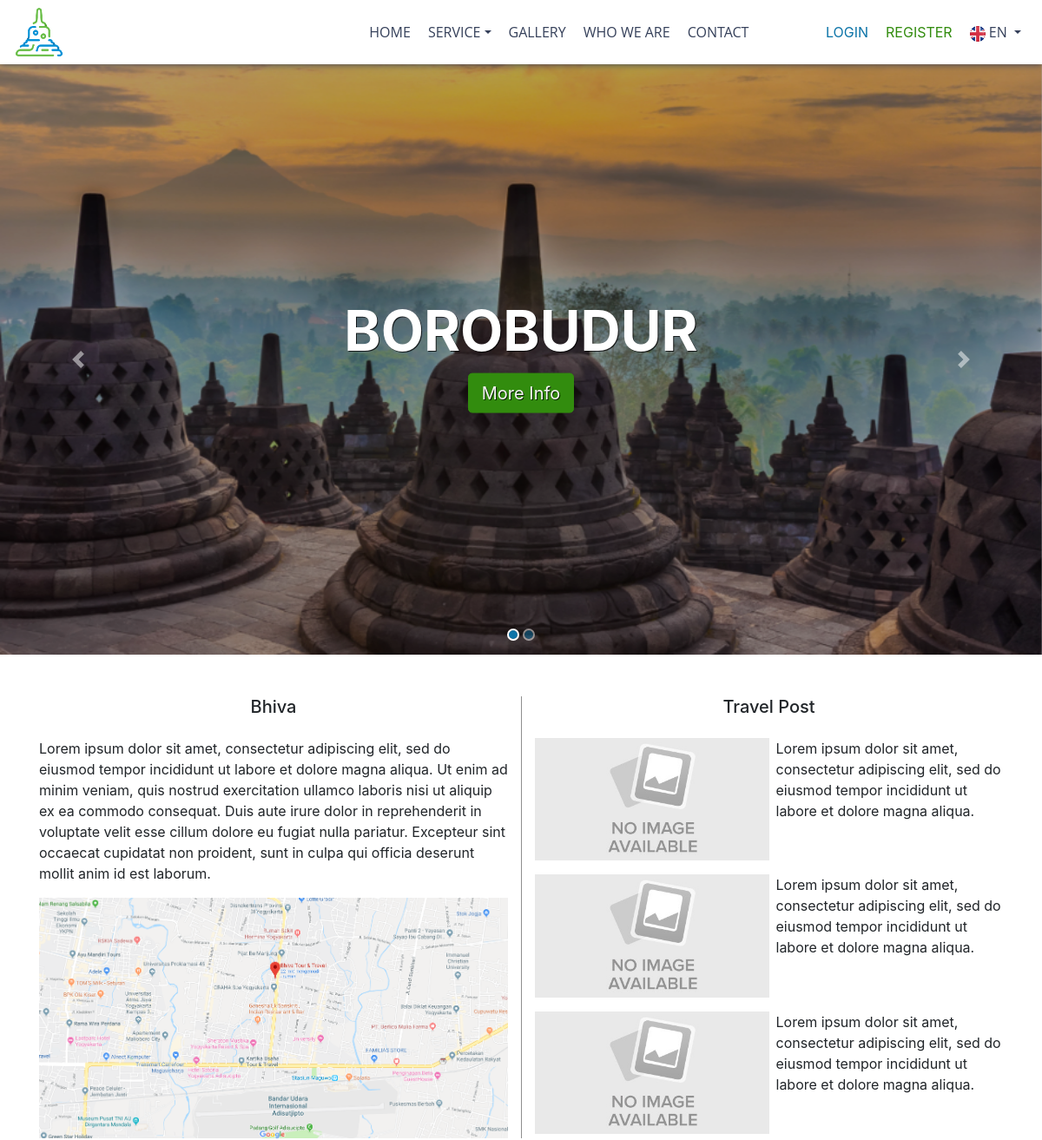
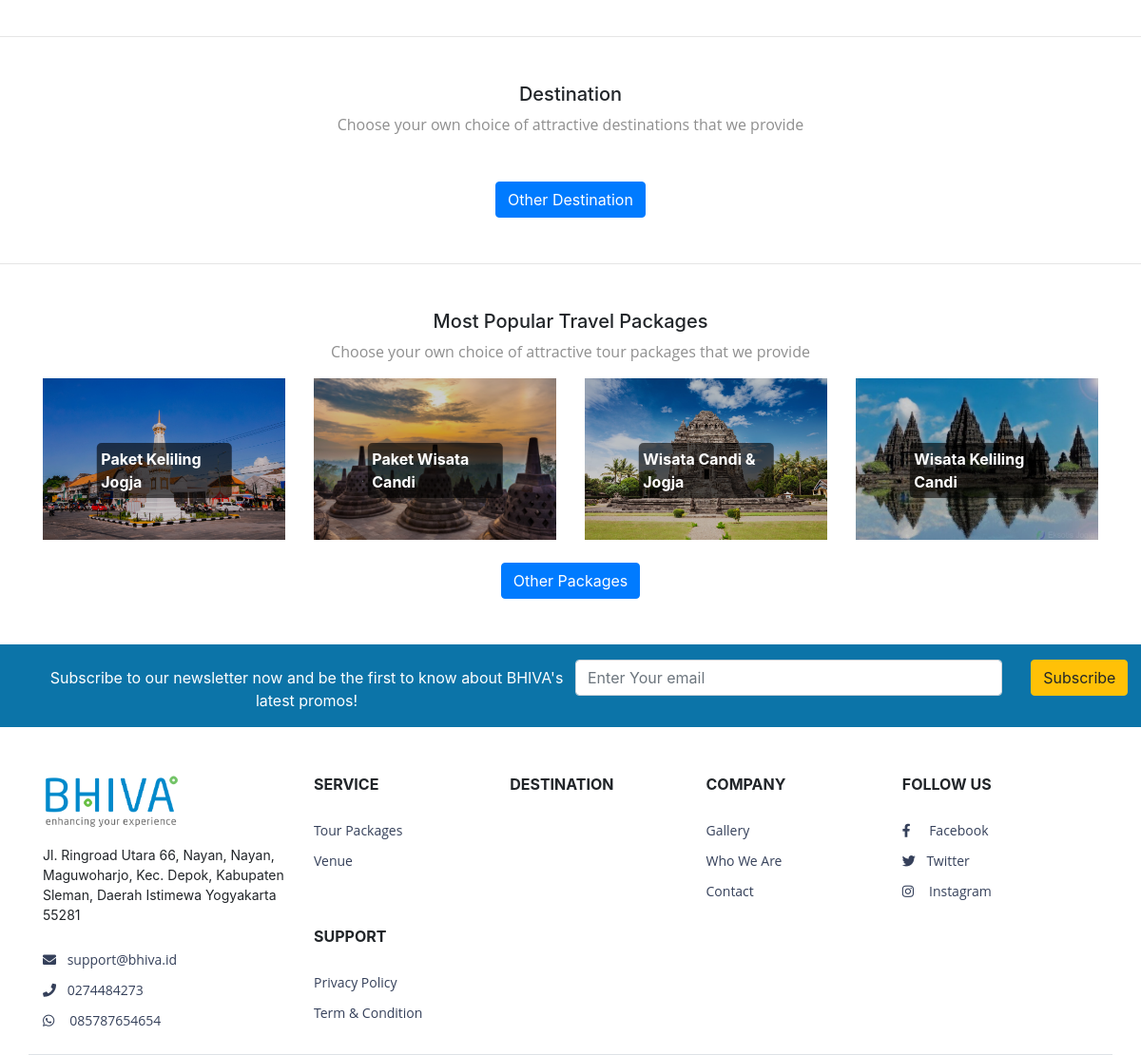
The page / on the database its author committed (2 pictures, top to bottom).
### tables this page shows
CREATE TABLE `core_key_text` (
  `keytext_key_id` bigint(20) DEFAULT NULL,
  `keytext_lang_code` varchar(5) DEFAULT NULL,
  `keytext_text` text,
  `insert_user_id` bigint(20) DEFAULT NULL,
  `insert_datetime` datetime DEFAULT NULL,
  `update_user_id` bigint(20) DEFAULT NULL,
  `update_datetime` datetime DEFAULT NULL,
  KEY `keytext_lang_code` (`keytext_lang_code`),
  KEY `keytext_key_id` (`keytext_key_id`),
  CONSTRAINT `core_key_text_ibfk_2` FOREIGN KEY (`keytext_lang_code`) REFERENCES `core_lang` (`lang_code`),
  CONSTRAINT `core_key_text_ibfk_3` FOREIGN KEY (`keytext_key_id`) REFERENCES `core_key` (`key_id`) ON DELETE CASCADE ON UPDATE CASCADE
);

CREATE TABLE `core_lang` (
  `lang_code` varchar(5) NOT NULL,
  `lang_name` varchar(250) DEFAULT NULL,
  `lang_icon` text COMMENT 'file upload',
  `insert_user_id` bigint(20) DEFAULT NULL,
  `insert_datetime` datetime DEFAULT NULL,
  `update_user_id` bigint(20) DEFAULT NULL,
  `update_datetime` datetime DEFAULT NULL,
  PRIMARY KEY (`lang_code`)
);

CREATE TABLE `cms_slider_text` (
  `slidertext_slider_id` int(11) DEFAULT NULL,
  `slidertext_lang` varchar(5) DEFAULT NULL,
  `slidertext_title_link` varchar(250) DEFAULT NULL,
  `slidertext_title` varchar(250) DEFAULT NULL,
  `slidertext_text` text,
  KEY `slidertext_slider_id` (`slidertext_slider_id`),
  KEY `slidertext_lang` (`slidertext_lang`),
  CONSTRAINT `cms_slider_text_ibfk_1` FOREIGN KEY (`slidertext_slider_id`) REFERENCES `cms_slider` (`slider_id`) ON DELETE CASCADE ON UPDATE CASCADE
);

CREATE TABLE `cms_greeting_text` (
  `greetingtext_greeting_id` tinyint(1) DEFAULT NULL,
  `greetingtext_lang` varchar(5) DEFAULT NULL,
  `greetingtext_text` text,
  KEY `whowearetext_whoweare_id` (`greetingtext_greeting_id`),
  KEY `whowearetext_lang` (`greetingtext_lang`),
  CONSTRAINT `cms_greeting_text_ibfk_1` FOREIGN KEY (`greetingtext_greeting_id`) REFERENCES `cms_greeting` (`greeting_id`) ON DELETE CASCADE ON UPDATE CASCADE
);

CREATE TABLE `mst_tourpackages` (
  `tourpackages_id` int(11) NOT NULL AUTO_INCREMENT,
  `tourpackages_base_price_local` decimal(20,2) DEFAULT NULL COMMENT 'harga (perorang) jika tiidak ada harga terjadwal yg di set',
  `tourpackages_base_price_foreign` decimal(20,2) DEFAULT NULL COMMENT 'harga (perorang) jika tiidak ada harga terjadwal yg di set',
  `tourpackages_is_rating_manual` tinyint(1) DEFAULT NULL COMMENT '0=no, 1=yes',
  `tourpackages_rating_manual` varchar(4) DEFAULT NULL COMMENT '1,2,3,4,5 (bintang) manual',
  `tourpackages_total_rater_manual` tinyint(11) DEFAULT NULL COMMENT 'jumlah penilai manual',
  `tourpackages_status` tinyint(1) DEFAULT NULL COMMENT '0=not active, 1=active',
  `insert_user_id` bigint(20) DEFAULT NULL,
  `insert_datetime` datetime DEFAULT NULL,
  `update_user_id` bigint(20) DEFAULT NULL,
  `update_datetime` datetime DEFAULT NULL,
  PRIMARY KEY (`tourpackages_id`)
);

CREATE TABLE `cms_contact` (
  `contact_id` tinyint(1) NOT NULL AUTO_INCREMENT COMMENT 'id harus selalu 1',
  `contact_address` text,
  `contact_email` varchar(250) DEFAULT NULL,
  `contact_phone` varchar(16) DEFAULT NULL,
  `contact_wa` varchar(16) DEFAULT NULL,
  `contact_fb` varchar(250) DEFAULT NULL,
  `contact_ig` varchar(250) DEFAULT NULL,
  `contact_twitter` varchar(250) DEFAULT NULL,
  `contact_img_maps` text,
  `contact_link_maps` text,
  `insert_user_id` bigint(20) DEFAULT NULL,
  `insert_datetime` datetime DEFAULT NULL,
  `update_user_id` bigint(20) DEFAULT NULL,
  `update_datetime` datetime DEFAULT NULL,
  PRIMARY KEY (`contact_id`)
);

CREATE TABLE `cms_service_text` (
  `servicetext_service_id` int(11) DEFAULT NULL,
  `servicetext_lang` varchar(5) DEFAULT NULL,
  `servicetext_name` varchar(250) DEFAULT NULL,
  `servicetext_text` text,
  KEY `servicetext_service_id` (`servicetext_service_id`),
  KEY `servicetext_lang` (`servicetext_lang`),
  CONSTRAINT `cms_service_text_ibfk_1` FOREIGN KEY (`servicetext_service_id`) REFERENCES `cms_service` (`service_id`) ON DELETE CASCADE ON UPDATE CASCADE
);

### application/views/home.php (the view, shortened to what the rows shown need)
<!DOCTYPE html>
<html>
		<?php
			$this->load->view('header');
		?>
		<div>
			<div id="carouselExampleIndicators" class="carousel fade-carousel slide" data-ride="carousel">
				<ol class="carousel-indicators">
				<?php
				if(!empty($slider)){
					foreach ($slider as $key => $value) {
				?>
					<li data-target="#carouselExampleIndicators" data-slide-to="<?php echo $key;?>" <?php echo (($key==0) ? 'class="active"' : ''); ?>></li>
				<?php
					}
				}
				?>
				</ol>
				<div class="carousel-inner">
				<?php
				if(!empty($slider)){
					foreach ($slider as $key => $value) {
				?>
					<div class="carousel-item <?php echo (($key==0) ? 'active' : ''); ?> slides">
						<div class="slide" style="background-image: url('<?php echo base_url().$value->img;?>')"></div>
						<div class="hero">
							<hgroup>
								<h1><?php echo $value->title;?></h1>
							</hgroup>
							<a class="btn btn-hero btn-lg" href="<?php echo $value->link; ?>"><?php echo $value->title_link;?></a>
						</div>
					</div>
				<?php
					}
				}
				?>
				</div>
			</div>
			<div class="container pt-5">
				<div class="row">
					<div class="col-md-6 col-sm-12 mb-3 text-left">
						<h5 class="text-center mb-4"><?php echo MultiLang('bhiva'); ?></h5>
						<?php echo $greeting->text;?>
						<?php if(!empty($greeting->img)){ ?>
						<div class="mt-3">
							<?php if(!empty($greeting->link_img)){ ?>
							<a href="<?php echo $greeting->link_img;?>" target="_blank">
							</a>
							<?php }else{ ?>
								<img class="d-block w-100" src="<?php echo base_url().$greeting->img;?>" alt="">
							<?php } ?>
						</div>
						<?php } ?>
					</div>
					<div class="col-md-6 col-sm-12 mb-3 text-left" style="border-left: 1px solid #8f8f8f">
						<h5 class="text-center mb-4"><?php echo MultiLang('travel_post'); ?></h5>
						<div class="mt-3" style="display: flex;" >
							<img class="d-block w-50 h-50" src="<?php echo base_url().'files/images/contact/no-image-available.jpg';?>" alt="">
							<p class="ml-2">Lorem ipsum dolor sit amet, consectetur adipiscing elit, sed do eiusmod tempor incididunt ut labore et dolore magna aliqua.</p>
						</div>
						<div class="mt-3" style="display: flex;" >
							<img class="d-block w-50 h-50" src="<?php echo base_url().'files/images/contact/no-image-available.jpg';?>" alt="">
							<p class="ml-2">Lorem ipsum dolor sit amet, consectetur adipiscing elit, sed do eiusmod tempor incididunt ut labore et dolore magna aliqua.</p>
						</div>
						<div class="mt-3" style="display: flex;" >
							<img class="d-block w-50 h-50" src="<?php echo base_url().'files/images/contact/no-image-available.jpg';?>" alt="">
							<p class="ml-2">Lorem ipsum dolor sit amet, consectetur adipiscing elit, sed do eiusmod tempor incididunt ut labore et dolore magna aliqua.</p>
						</div>
					</div>
				</div>
			</div>
			<div class="col-sm-12 mt-5 mb-5">
				<div style="text-align: center;">
					<h5><?php echo MultiLang('destination'); ?></h5>
					<p class="text-grey-theme mt-1" style="font-size: 16px; color: #8f8f8f !important;"><?php echo MultiLang('text_home_destination'); ?></p>
				</div>
			</div>
			<div class="container mb-5">
				<div class="row text-center text-lg-left justify-content-center">
					<button type="button" class="btn btn-primary"><?php echo MultiLang('other_destination'); ?></button>
				</div>
			</div>
			<div class="col-sm-12 mt-5 mb-3">
				<div style="text-align: center;">
					<h5><?php echo MultiLang('text_most_popular_package_title'); ?></h5>
					<p class="text-grey-theme mt-1" style="font-size: 16px; color: #8f8f8f !important;"><?php echo MultiLang('text_most_popular_package'); ?></p>
				</div>
			</div>
			<div class="container mb-5">
				<div class="row text-center text-lg-left justify-content-center">
					<?php
					if(!empty($tourpackages)){
						foreach ($tourpackages as $key => $value) {
					?>
						<div class="col-lg-3 col-md-6 col-sm-12">
							<a href="#" class="d-block mb-4 h-100">
								<div class=" img-hover-zoom img-hover-zoom--brightness">
									<img class="img-fluid" src="<?php echo base_url().$value->img;?>" alt="">
									<span class="centered-text-img"><?php echo $value->name;?></span>
								</div>
							</a>
						</div>
					<?php
						}
					}
					?>
					<button type="button" class="btn btn-primary"><?php echo MultiLang('other_packages'); ?></button>
				</div>
			</div>
		</div>
		<?php
			$this->load->view('footer');
		?>
	</body>
</html>

### application/views/header.php (shortened to what the rows shown need)
<head>
	<link rel="stylesheet" href="assets/dist/css/bootstrap.min.css">
	<link rel="stylesheet" href="assets/fontawesome-free/css/all.min.css">
	<link href="assets/google-font.css" rel="stylesheet">
	<link rel="stylesheet" href="assets/dist/css/main.css">
	<link rel="stylesheet" href="assets/bootstrap-datepicker/bootstrap-datepicker.min.css">
	<link rel="stylesheet" href="assets/dist/css/ekko-lightbox.css">
</head>
<body>
<nav class="navbar navbar-expand-md sticky-top border-grey-theme-bottom" style="background-color: #ffffff;">
	<div class="collapse navbar-collapse" id="navbarMenu">
		<ul class="navbar-nav ml-auto text-uppercase">
			<li class="nav-item ml-1">
				<a href="<?php echo base_url();?>" class="nav-link font-navbar"><?php echo MultiLang('home'); ?></a>
			</li>
			<li class="nav-item ml-1 dropdown">
				<a href="#" class="nav-link dropdown-toggle font-navbar" id="navbarDropdown" role="button" data-toggle="dropdown" aria-haspopup="true" aria-expanded="false"><?php echo MultiLang('service'); ?></a>
			</li>
			<li class="nav-item ml-1">
				<a href="<?php echo base_url();?>gallery" class="nav-link font-navbar"><?php echo MultiLang('gallery'); ?></a>
			</li>
			<li class="nav-item ml-1">
				<a href="<?php echo base_url();?>whoweare" class="nav-link font-navbar"><?php echo MultiLang('who_we_are'); ?></a>
			</li>
			<li class="nav-item ml-1 mr-3">
				<a href="<?php echo base_url();?>contact" class="nav-link font-navbar"><?php echo MultiLang('contact'); ?></a>
			</li>
			<li class="nav-item ml-1">
				<a href="#" class="nav-link" style="color:#0C74A8"; data-toggle="modal" data-target="#modal_form_login"><?php echo MultiLang('login'); ?></a>
			</li>
			<li class="nav-item ml-1">
				<a href="#" class="nav-link" style="color:#328C0E"; data-toggle="modal" data-target="#modal_form_register"><?php echo MultiLang('register'); ?></a>
			</li>
			<li class="nav-item ml-1 dropdown">
				<a href="#" class="nav-link font-navbar dropdown-toggle" id="navbarDropdown" role="button" data-toggle="dropdown" aria-haspopup="true" aria-expanded="false">
					<img src="<?php echo $path_language.$lang_set->icon;?>" style="max-width:18px !important;" /> <?php echo $lang_set->code?>
				</a>
			</li>
		</ul>
	</div>
</nav>

### application/views/footer.php (shortened to what the rows shown need)
<form style="margin-top: 2rem !important;">
    <div class="form-row align-middle justify-content-center col-md-12"
        style="background-color: #0C74A8; padding-top:1rem; margin-left:0;">
        <div class="col-md-6 row justify-content-left text-center form-group" style="padding-top: 7px;">
            <span style="color: #ffffff;"><?php echo MultiLang('text_subscribe'); ?></span>
        </div>
        <div class="col-md-6 row">
            <div class="justify-content-center text-center col-md-10 form-group">
                <input class="form-control" id="subscribe" placeholder="<?php echo MultiLang('enter_your_email'); ?>" />
            </div>
            <div class="justify-content-center text-center col-md-2 form-group">
                <button type="button" class="btn btn-warning"><?php echo MultiLang('subscribe'); ?></button>
            </div>
        </div>
    </div>
</form>
<footer>
    <div class="container pt-5 border-bottom">
        <div class="row">
            <div class="col-md-3 col-sm-12 mb-3 text-left">
                <ul class="list-group mt-3">
                    <li class="list-group-item bg-transparent border-0 p-0 mb-2 font-footer" style="font-size: 14px;">
                        <?php echo $contact->address; ?>
                    </li>
                    <?php if(!empty($contact->email)){ ?>
                    <li class="list-group-item bg-transparent border-0 p-0 mb-2 font-footer">
                        <a href="javascript:void(0)"><i class="fas fa-envelope mr-2"></i> <?php echo $contact->email;?></a>
                    </li>
                    <?php } ?>
                    <?php if(!empty($contact->phone)){ ?>
                    <li class="list-group-item bg-transparent border-0 p-0 mb-2 font-footer">
                        <a href="javascript:void(0)"><i class="fas fa-phone mr-2"></i> <?php echo $contact->phone;?></a>
                    </li>
                    <?php } ?>
                    <?php if(!empty($contact->wa)){ ?>
                    <li class="list-group-item bg-transparent border-0 p-0 mb-2 font-footer">
                        <a href="javascript:void(0)"><i class="fab fa-whatsapp  mr-3"></i><?php echo $contact->wa;?></a>
                    </li>
                    <?php } ?>
                </ul>
            </div>
            <div class="col-md-9 col-sm-12">
                <div class="col-md-3 col-sm-6 col-6 p-0 float-left mb-3">
                    <div class="mb-4 text-uppercase font-footer font-weight-bold"><?php echo MultiLang('service'); ?></div>
                    <ul class="list-group">
                        <?php
                        if(!empty($service)){
                            foreach ($service as $key => $value) {
                        ?>
                        <li class="list-group-item bg-transparent border-0 p-0 mb-2 font-footer">
                            <a href="#"><?php echo $value->name?></a>
                        </li>
                        <?php
                            }
                        }
                        ?>
                    </ul>
                </div>
                <div class="col-md-3 col-sm-6 col-6 p-0 float-left mb-3">
                    <div class="mb-4 text-uppercase font-footer font-weight-bold"><?php echo MultiLang('destination'); ?></div>
                </div>
                <div class="col-md-3 col-sm-6 col-6 mb-3 p-0 float-left">
                    <div class="mb-4 text-uppercase font-footer font-weight-bold"><?php echo MultiLang('company'); ?></div>
                    <ul class="list-group">
                        <li class="list-group-item bg-transparent border-0 p-0 mb-2 font-footer">
                            <a href="<?php echo base_url();?>gallery"><?php echo MultiLang('gallery'); ?></a>
                        </li>
                        <li class="list-group-item bg-transparent border-0 p-0 mb-2 font-footer">
                            <a href="<?php echo base_url();?>whoweare"><?php echo MultiLang('who_we_are');?></a>
                        </li>
                        <li class="list-group-item bg-transparent border-0 p-0 mb-2 font-footer">
                            <a href="<?php echo base_url();?>contact"><?php echo MultiLang('contact'); ?></a>
                        </li>
                    </ul>
                </div>
                <div class="col-md-3 col-sm-6 col-6 mb-3 p-0 float-left">
                    <div class="mb-4 text-uppercase font-footer font-weight-bold"><?php echo MultiLang('follow_us_on'); ?></div>
                    <ul class="list-group">
                        <li class="list-group-item bg-transparent border-0 p-0 mb-2 font-footer">
                        </li>
                        <li class="list-group-item bg-transparent border-0 p-0 mb-2 font-footer">
                        </li>
                        <li class="list-group-item bg-transparent border-0 p-0 mb-2 font-footer">
                        </li>
                    </ul>
                </div>
                <div class="col-md-3 col-sm-6 col-6 p-0 mb-3 float-left">
                    <div class="mb-4 text-uppercase font-footer font-weight-bold"><?php echo MultiLang('support');?></div>
                    <ul class="list-group">
                        <li class="list-group-item bg-transparent border-0 p-0 mb-2 font-footer">
                            <a href=""><?php echo MultiLang('privacy_policy');?></a>
                        </li>
                        <li class="list-group-item bg-transparent border-0 p-0 mb-2 font-footer">
                            <a href=""><?php echo MultiLang('term_and_condition');?></a>
                        </li>
                    </ul>
                </div>
            </div>
        </div>
    </div>
</footer>

### rows shown on the page
core_key_text: keytext_text "HOME"
core_key_text: keytext_text "SERVICE"
core_key_text: keytext_text "GALLERY", keytext_text "Gallery"
core_key_text: keytext_text "WHO WE ARE", keytext_text "Who We Are"
core_key_text: keytext_text "CONTACT", keytext_text "Contact"
core_key_text: keytext_text "LOGIN"
core_key_text: keytext_text "REGISTER"
core_lang: lang_icon (picture), lang_code "EN"
cms_slider_text: slidertext_title "BOROBUDUR", slidertext_title_link "More Info"
core_key_text: keytext_text "Bhiva"
cms_greeting_text: greetingtext_text "Lorem ipsum dolor sit amet, consectetur adipiscing elit, sed do eiusmod tempor incididunt ut labore et dolore magna aliqua. Ut enim ad minim veniam, quis nostrud exercitation ullamco laboris nisi ut aliquip ex ea commodo consequat. Duis aute irure dolor in reprehenderit in voluptate velit esse cillum dolore eu fugiat nulla pariatur. Excepteur sint occaecat cupidatat non proident, sunt in culpa qui officia deserunt mollit anim id est laborum."
core_key_text: keytext_text "Travel Post"
core_key_text: keytext_text "Destination", keytext_text "DESTINATION"
core_key_text: keytext_text "Choose your own choice of attractive destinations that we provide"
core_key_text: keytext_text "Other Destination"
core_key_text: keytext_text "Most Popular Travel Packages"
core_key_text: keytext_text "Choose your own choice of attractive tour packages that we provide"
mst_tourpackages: shows a picture, name "Paket Keliling Jogja"
mst_tourpackages: shows a picture, name "Paket Wisata Candi"
mst_tourpackages: shows a picture, name "Wisata Candi & Jogja"
mst_tourpackages: shows a picture, name "Wisata Keliling Candi"
core_key_text: keytext_text "Other Packages"
core_key_text: keytext_text "Subscribe to our newsletter now and be the first to know about BHIVA's latest promos!"
core_key_text: keytext_text "Enter Your email"
core_key_text: keytext_text "Subscribe"
cms_contact: contact_address "Jl. Ringroad Utara 66, Nayan, Nayan, Maguwoharjo, Kec. Depok, Kabupaten Sleman, Daerah Istimewa Yogyakarta 55281", contact_email "support@bhiva.id", contact_phone "0274484273", contact_wa "085787654654"
cms_service_text: servicetext_name "Tour Packages"
cms_service_text: servicetext_name "Venue"
core_key_text: keytext_text "COMPANY"
core_key_text: keytext_text "FOLLOW US"
core_key_text: keytext_text "SUPPORT"
core_key_text: keytext_text "Privacy Policy"
core_key_text: keytext_text "Term & Condition"
